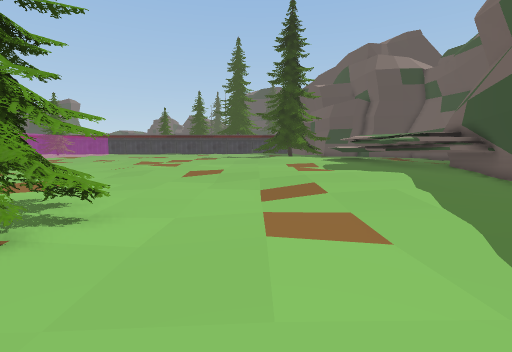
[1] (above)

24 first-person views from a walk through a 3-D level made in the Unity game engine. The camera is 1.2 m above the floor, tilts 6° down and sees 85° across. The floor is counted in squares, 1 m on a side. Each view is taken from the middle of a square. On the plan, view 1 faces up. The plan holds only what a view shows up to about 13 squares ahead; the rest is blank. The place goes on beyond the plan.

[2]
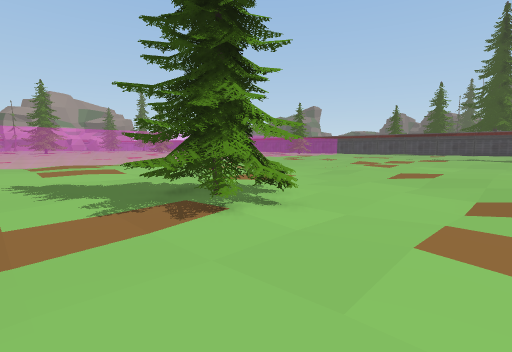

[3]
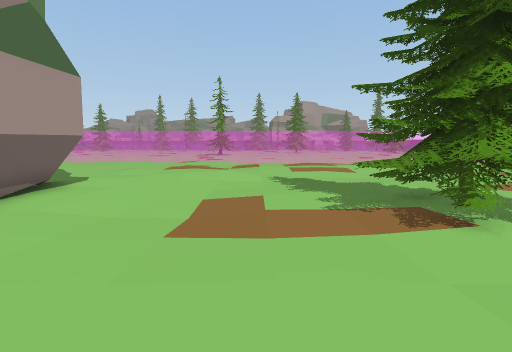

[4]
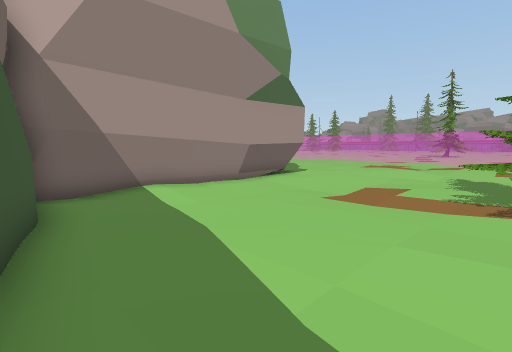

[5]
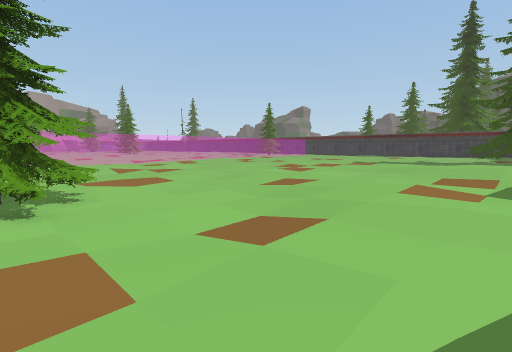

[6]
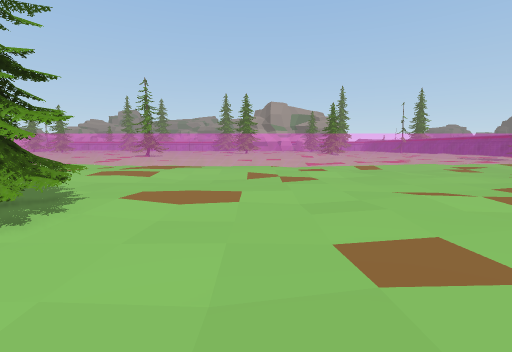

[7]
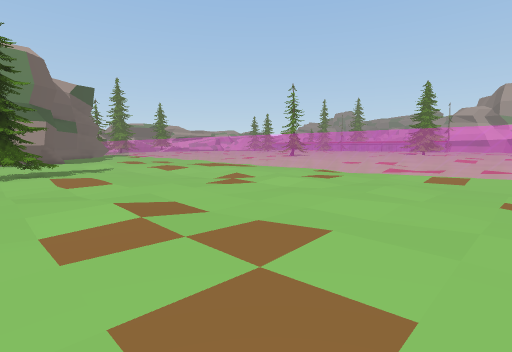

[8]
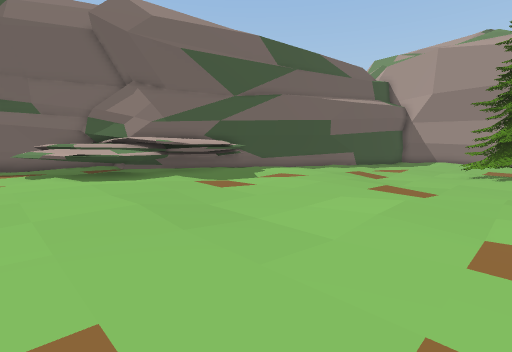

[9]
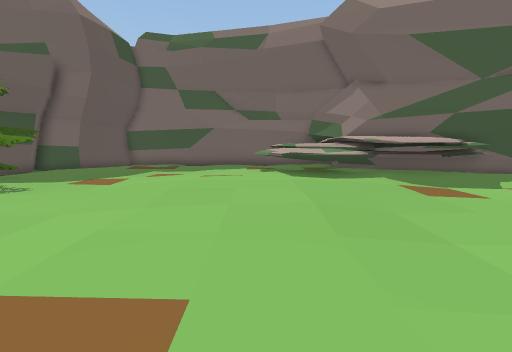

[10]
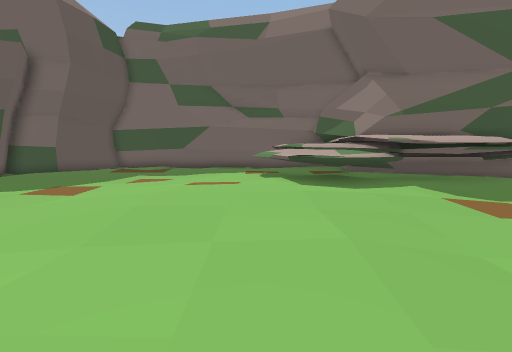

[11]
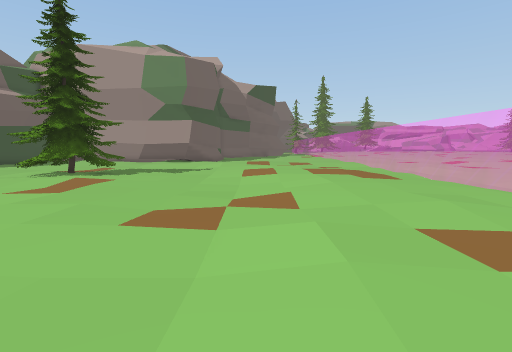

[12]
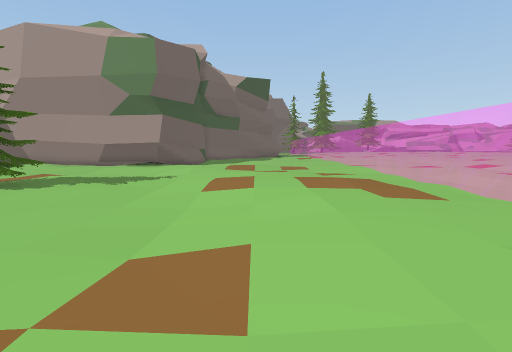

[13]
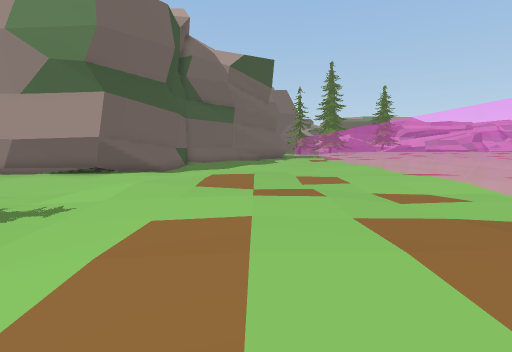

[14]
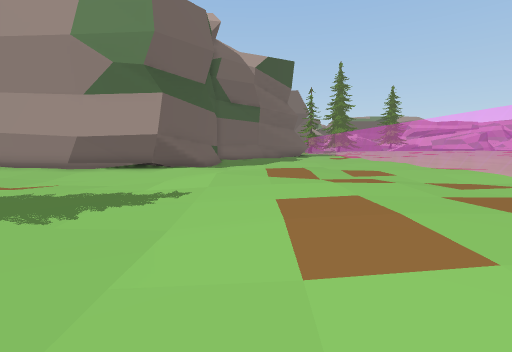

[15]
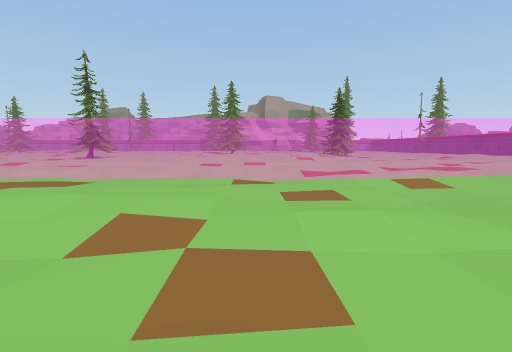

[16]
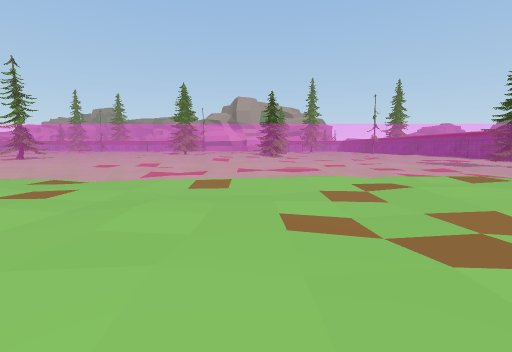

[17]
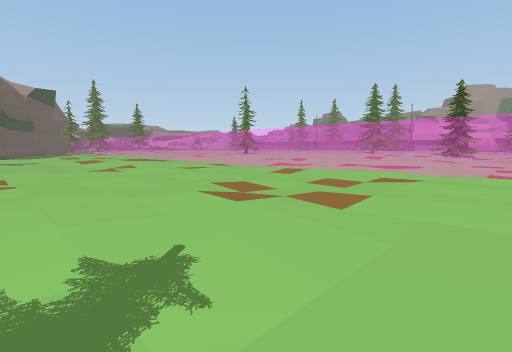

[18]
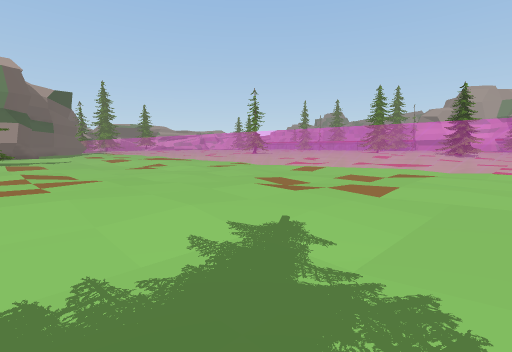

[19]
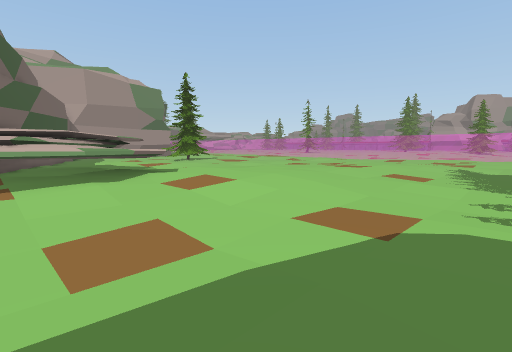

[20]
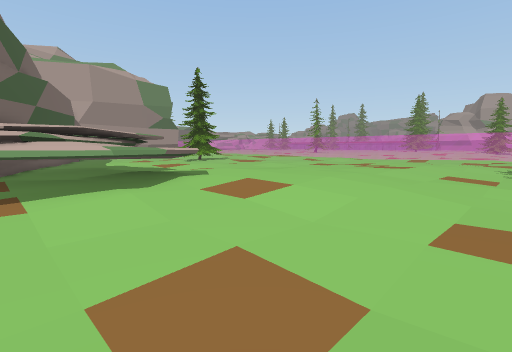

[21]
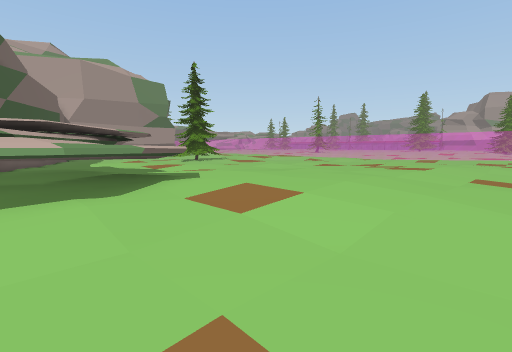

[22]
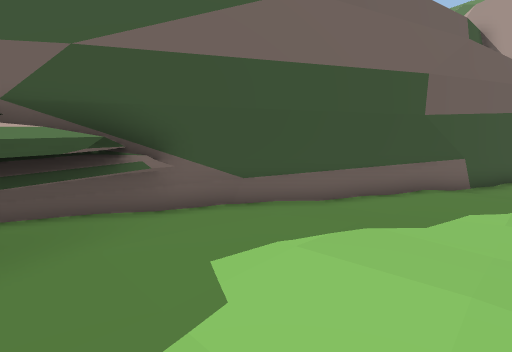

[23]
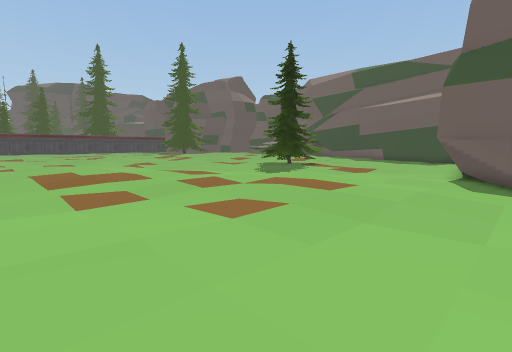

[24]
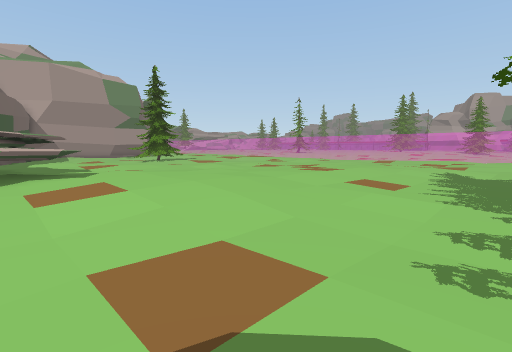

### Floor plan
Key: @ floor where view 1 was taken; # wall or solid block; . main floor; : floor 0.25 m higher than the main floor; - floor 0.25 m lower than the main floor; + floor 0.5 m higher than the main floor; / step, stairs or slope; = window, fence, low wall or low ledge; ^ raised ledge; T tree.
Columns run from 22 left of view 1 to 10 right of it. Each row starts with its distance up from view 1.
 28  =.............. .........TTT....
 27 ==...............................
 26 ==...............................
 25 ==...............................
 24  =............:.......::::::.....
 23 ==.....-......:::::::::::::::....
 22 ==......-...::::::::::::+++:::...
 21 ==...-......::::::::::::+++:::/::
 20 ==...--......:::::::::::++++:=^^^
 19 ==.----....:..::::::::+:++++^^^^^
 18 ==.---.........:.:::::/::++^^^^^
 17 ==.---............:..::::::^^^^
 16 ==.................::::::::^^^^^^
 15 ==..............:.:::::::::^^^^^
 14 ==..............:::::::::::^^^^
 13 ==-..............:..:::::::^^^ ^
 12 ==-..................::::::^^^^^
 11 ==...................:::::::^^^^
 10 ==....................:::::::^#^
  9 ==........-............:::::::#
  8 ==.......----...........:::::##
  7 ==.......---............:::::##
  6 ==........--....TTTT.....:::##
  5 ==..............TTTT......::##
  4 ==..............TTTT.....::##
  3 ==...::.........TTTTT....::##
  2 ==..............T.T........#
  1 ==.........................#
  0 ==......:..........-..@...##
 -1   ........::/.-----.......#
 -2  =.........:...----.......#
 -3 ==......:::.....---......##
 -4 ==......::...............#
 -5 ==.......:..........######
 -6 ==............########
 -7 ==...........=#
 -8   . .........##

Where each view was taken, in squares from view 1:
view 1: 0 up, 0 right, facing up
view 2: 0 up, 1 right, facing up-left
view 3: 0 up, 1 right, facing left
view 4: 3 up, 4 right, facing down-left
view 5: 4 up, 4 right, facing up-left
view 6: 10 up, 1 right, facing left
view 7: 21 up, 4 left, facing down-left
view 8: 21 up, 5 left, facing down-right
view 9: 20 up, 5 left, facing right
view 10: 20 up, 3 left, facing right
view 11: 17 up, 13 left, facing down
view 12: 13 up, 14 left, facing down
view 13: 6 up, 14 left, facing down
view 14: 7 up, 12 left, facing down
view 15: 12 up, 9 left, facing left
view 16: 20 up, 8 left, facing left
view 17: 28 up, 7 left, facing down-left
view 18: 28 up, 5 left, facing down-left
view 19: 28 up, 10 right, facing down-left
view 20: 26 up, 10 right, facing down-left
view 21: 25 up, 9 right, facing down-left
view 22: 12 up, 3 right, facing down-right
view 23: 8 down, 20 left, facing up-right
view 24: 28 up, 7 right, facing down-left
